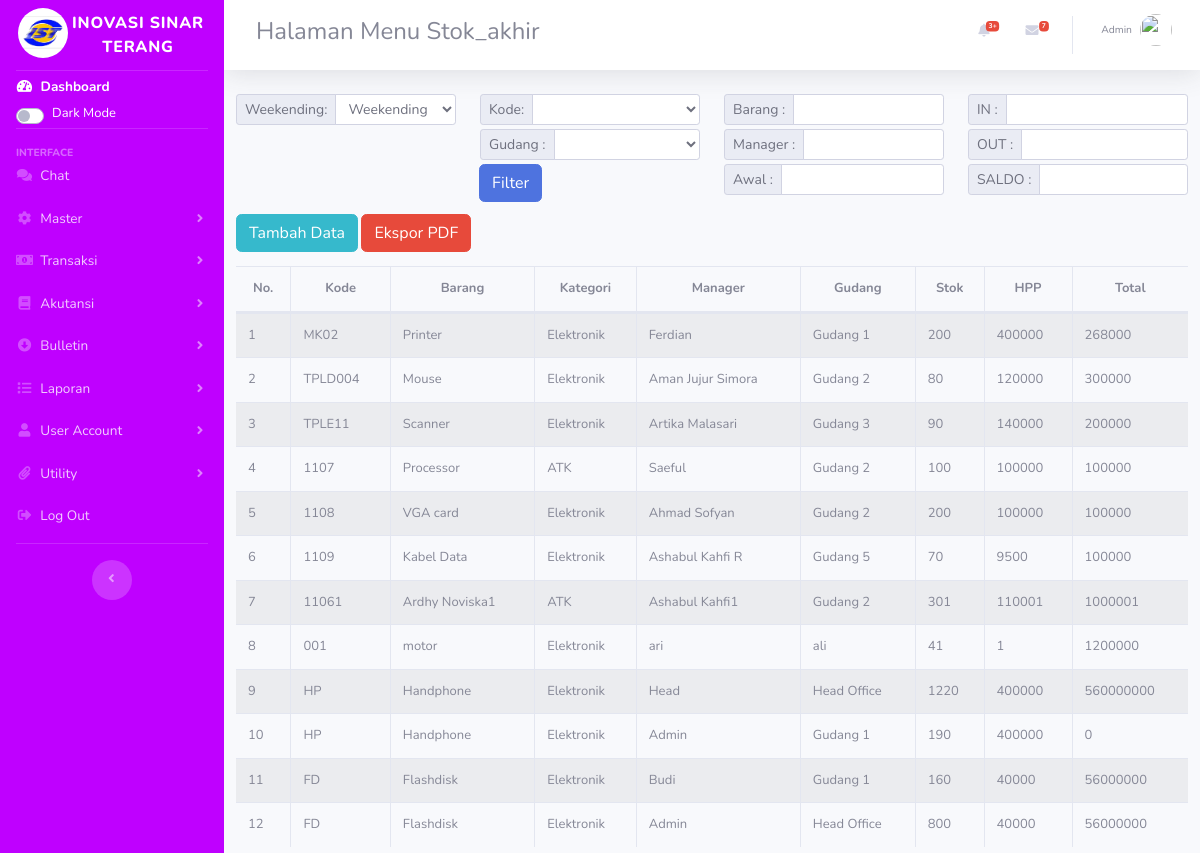
Page /index.php/detail_stok on the committed database.
### tables this page shows
CREATE TABLE `produk` (
  `id` int(11) NOT NULL,
  `nama` varchar(50) NOT NULL,
  `kode` varchar(50) NOT NULL,
  `kategori` varchar(50) NOT NULL,
  `manager` varchar(50) NOT NULL,
  `gudang` varchar(50) NOT NULL,
  `qty` varchar(50) NOT NULL,
  `unitbagus` varchar(50) NOT NULL,
  `unitrusak` varchar(50) NOT NULL,
  `hpp` varchar(50) NOT NULL,
  `sebelumpajak` varchar(50) NOT NULL,
  `ppn` varchar(50) NOT NULL,
  `setelahpajak` varchar(50) NOT NULL,
  `hargasetoran` varchar(50) NOT NULL,
  `jumlah` varchar(50) NOT NULL,
  `image` varchar(255) NOT NULL DEFAULT 'default.jpg',
  `kode_id` varchar(50) NOT NULL
);

CREATE TABLE `tbl_category` (
  `id` int(3) NOT NULL,
  `kode` varchar(15) NOT NULL,
  `name` varchar(30) NOT NULL,
  `description` varchar(50) NOT NULL
);

### application/controllers/Detail_stok.php (called while the page is built, shortened)
<?php
class Detail_stok extends CI_Controller {
    public function __construct(){
        $this->load->model('m_barang');
        $this->load->library('form_validation');
    }
    public function index(){
        $topik['judul'] = 'Halaman Menu Stok_akhir';
        $data['produk'] = $this->m_barang->get_by_role();
        $this->load->view('templates/header',$topik);
        $this->load->view('detailstok/index',$data);
        $this->load->view('templates/footer');
    }
}

### index.php (called while the page is built, shortened)
<?php
require_once BASEPATH.'core/CodeIgniter.php';

### application/models/M_barang.php (called while the page is built, shortened)
<?php defined('BASEPATH') OR exit('No direct script access allowed');
class M_barang extends CI_Model
{
    public function get_by_role(){
        $this->db->select('produk.*, tbl_category.name as nm_kategori');
        $this->db->from('produk, tbl_category');
        $this->db->where('produk.kategori=tbl_category.kode');
        $query = $this->db->get();
        return $query->result_array();
    }
}

### application/views/detailstok/index.php (the view, shortened to what this page needs)
<div class="content-wrapper col-12">
<section class="content-header ml mt-2 auto">
<div class="row mt-3 mb-2">
    <div class="col-lg-3">
        <form action="" method="post">
            <div class="input-group input-group-sm">
                <div class="input-group-prepend">
                    <label for="weekending" class="input-group-text">Weekending:</label>
                </div>
                <select name="" id="" class="form-control">
                    <option value="">Weekending Up</option>
                </select>
            </div>
        </form>
    </div>
    <div class="col-lg-3">
    <form action="" method="post">
            <div class="input-group input-group-sm">
                <div class="input-group-prepend">
                    <label for="weekending" class="input-group-text">Kode:</label>
                </div>
                <select name="" id="" class="form-control">
                    <option value=""></option>
                    <option value="">101</option>
                </select>
            </div>
            <div class="input-group input-group-sm mt-1 mb-1">
                <div class="input-group-prepend">
                    <label for="noinv" class="input-group-text">Gudang :</label>
                </div>
                <select name="" id="" class="form-control">
                    <option value=""></option>
                    <option value="">Gudang A</option>
                </select>
            </div>
            <div class="input-group input-group-sm mt-1 mb-1">
                <button type="submit" class="btn btn-primary">Filter</button>
            </div>
        </form>
            </div>
            <div class="col-lg-3">
    <form action="" method="post">
            <div class="input-group input-group-sm mb-1">
                <div class="input-group-prepend">
                    <label for="noinv" class="input-group-text">Barang :</label>
                </div>
                <input type="text" class="form-control">
            </div>
            <div class="input-group input-group-sm mt-1 mb-1">
                <div class="input-group-prepend">
                    <label for="noinv" class="input-group-text">Manager :</label>
                </div>
                <input type="text" class="form-control">
            </div>
            <div class="input-group input-group-sm mt-1 mb-1">
                <div class="input-group-prepend">
                    <label for="noinv" class="input-group-text">Awal :</label>
                </div>
                <input type="text" class="form-control">
            </div>
        </form>
            </div>
            <div class="col-lg-3">
    <form action="" method="post">
            <div class="input-group input-group-sm mb-1">
                <div class="input-group-prepend">
                    <label for="noinv" class="input-group-text">IN :</label>
                </div>
                <input type="text" class="form-control">
            </div>
            <div class="input-group input-group-sm mt-1 mb-1">
                <div class="input-group-prepend">
                    <label for="noinv" class="input-group-text">OUT :</label>
                </div>
                <input type="text" class="form-control">
            </div>
            <div class="input-group input-group-sm mt-1 mb-1">
                <div class="input-group-prepend">
                    <label for="noinv" class="input-group-text">SALDO :</label>
                </div>
                <input type="text" class="form-control">
            </div>
        </form>
            </div>
    </div>
<div class="">
<a href="<?= base_url('barang/tambah');?>" class="btn btn-info mb-2">Tambah Data</a>
<a href="<?= base_url('barang/ekspor');?>" class="btn btn-danger mb-2">Ekspor PDF</a>
<div class="table-responsive">
<table id="mytable" class="table table-striped table-bordered table-hover table-full-width dataTable" cellspacing="0" width="" style="font-size: small;">
        <thead>
            <tr style="text-align:center;">
                <th>No.</th>
                <th>Kode</th>
                <th>Barang</th>
                <th>Kategori</th>
                <th>Manager</th>
                <th>Gudang</th>
                <th>Stok</th>
                <th>HPP</th>
                <th>Total</th>
            </tr>
        </thead>
        <tbody>
            <?php $i=1;?>
            <?php foreach ($produk as $erp): ?>
            <tr>
                <td width="">
                    <?php echo $i;?>
                </td>
                <td>
                    <?php echo $erp['kode'] ?>
                </td>
                <td width="">
                    <?php echo $erp['nama'] ?>
                </td>
                <td>
                    <?php echo $erp['nm_kategori'] ?>
                </td>
                <td>
                    <?php echo $erp['manager'] ?>
                </td>
                <td>
                    <?php echo $erp['gudang'] ?>
                </td>
                <td class="">
                    <?php echo $erp['qty']?>
                </td>
                <td class="">
                    <?php echo $erp['hpp']?>
                </td>
                <td class="">
                    <?php echo $erp['jumlah']?>
                </td>
            </tr>
            <?php $i++;?>
            <?php endforeach; ?>
        </tbody>
    </table>
    </div>
</div>

### rows in the picture
produk: kode "MK02", nama "Printer", tbl_category.name "Elektronik", manager "Ferdian", gudang "Gudang 1", qty "200", hpp "400000", jumlah "268000"
produk: kode "TPLD004", nama "Mouse", tbl_category.name "Elektronik", manager "Aman Jujur Simora", gudang "Gudang 2", qty "80", hpp "120000", jumlah "300000"
produk: kode "TPLE11", nama "Scanner", tbl_category.name "Elektronik", manager "Artika Malasari", gudang "Gudang 3", qty "90", hpp "140000", jumlah "200000"
produk: kode "1107", nama "Processor", tbl_category.name "ATK", manager "Saeful", gudang "Gudang 2", qty "100", hpp "100000", jumlah "100000"
produk: kode "1108", nama "VGA card", tbl_category.name "Elektronik", manager "Ahmad Sofyan", gudang "Gudang 2", qty "200", hpp "100000", jumlah "100000"
produk: kode "1109", nama "Kabel Data", tbl_category.name "Elektronik", manager "Ashabul Kahfi R", gudang "Gudang 5", qty "70", hpp "9500", jumlah "100000"
produk: kode "11061", nama "Ardhy Noviska1", tbl_category.name "ATK", manager "Ashabul Kahfi1", gudang "Gudang 2", qty "301", hpp "110001", jumlah "1000001"
produk: kode "001", nama "motor", tbl_category.name "Elektronik", manager "ari", gudang "ali", qty "41", hpp "1", jumlah "1200000"
produk: kode "HP", nama "Handphone", tbl_category.name "Elektronik", manager "Head", gudang "Head Office", qty "1220", hpp "400000", jumlah "560000000"
produk: kode "HP", nama "Handphone", tbl_category.name "Elektronik", manager "Admin", gudang "Gudang 1", qty "190", hpp "400000", jumlah "0"
produk: kode "FD", nama "Flashdisk", tbl_category.name "Elektronik", manager "Budi", gudang "Gudang 1", qty "160", hpp "40000", jumlah "56000000"
produk: kode "FD", nama "Flashdisk", tbl_category.name "Elektronik", manager "Admin", gudang "Head Office", qty "800", hpp "40000", jumlah "56000000"

### other values in the picture
$judul "Halaman Menu Stok_akhir"
